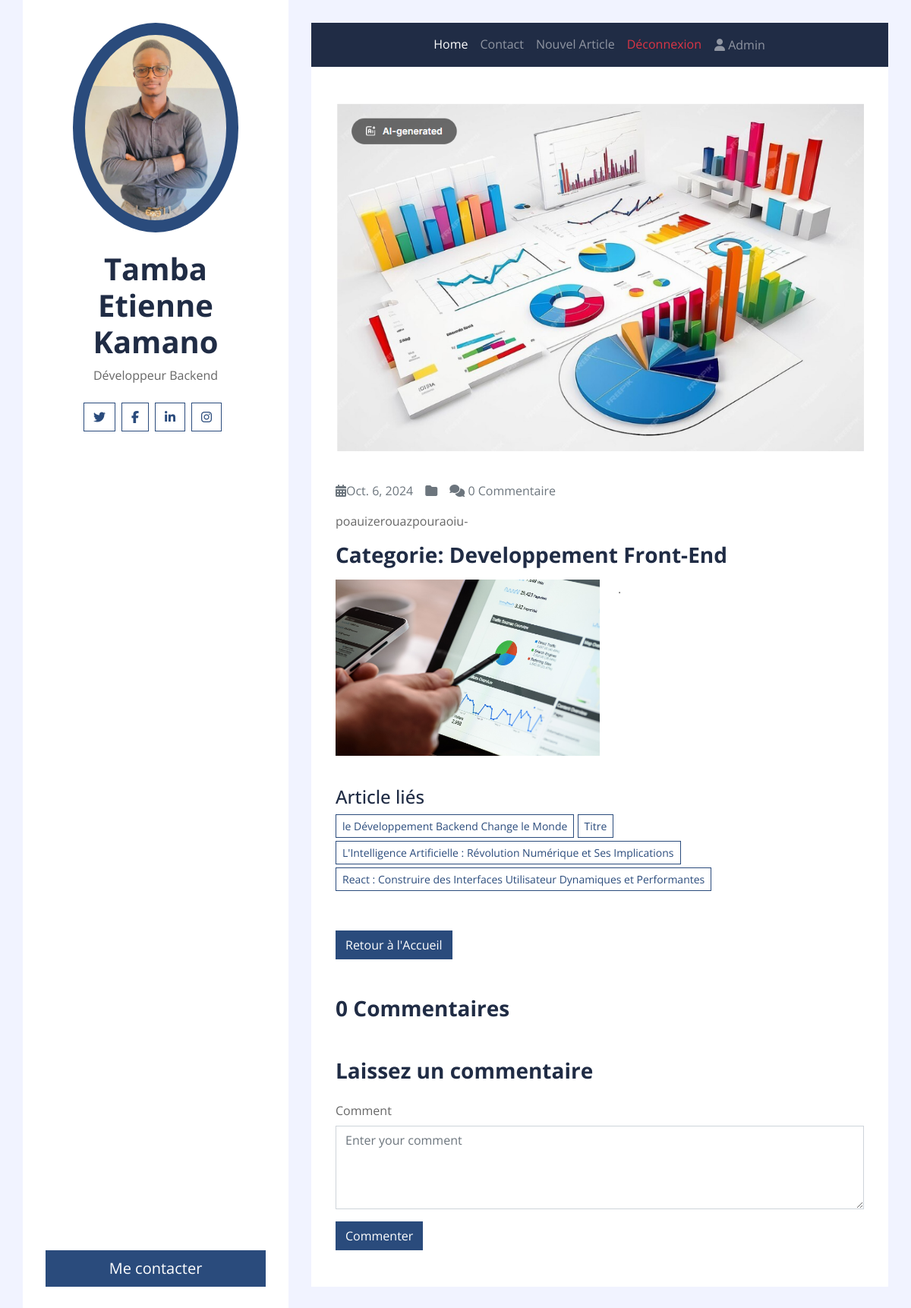
Page /detail-article/10/ (signed in) on the committed database.
### account/models.py (models this page shows)
class user(AbstractUser):
    is_writer = models.BooleanField(default=False, verbose_name="Je suis Editeur")

### blogApp/models.py (models this page shows, shortened)
class Article(models.Model):
    title = models.CharField(max_length = 150)
    content = models.TextField()
    date = models.DateTimeField(auto_now=True, auto_now_add=False)
    image = models.ImageField(upload_to='image-blog', height_field=None, width_field=None, max_length=100)
    category = models.ManyToManyField(Category)
    user = models.ForeignKey(User,on_delete=models.CASCADE)
    class Meta:
        ordering = ('date',)

class Category(models.Model):
    name = models.CharField(max_length = 150)
    image = models.ImageField(upload_to="category_images", height_field=None, width_field=None, max_length=100)
    class Meta:
        verbose_name = ("Category")
        verbose_name_plural = ("Categories")

### blogApp/views.py (the view, shortened to what this page needs)
# urls.py: path('detail-article/<int:pk>/',ArticleDetailView.as_view(),name="detail-article"),
class ArticleDetailView(DetailView):
    model = Article
    template_name = 'blogApp/article_detail.html'
    context_object_name = 'article'
    def get_context_data(self, **kwargs):
        context = super().get_context_data(**kwargs)
        article = self.object
        categories = article.category.all()
        related_articles = Article.objects.filter(category__in=categories).exclude(pk=article.pk).distinct()
        comments = Comment.objects.filter(article=article)
        context['comment_form'] = CommentForm()
        context['comments'] = comments
        context['related_articles'] = related_articles
        return context

### blogApp/forms.py
class CommentForm(forms.ModelForm):
    class Meta:
        model = Comment
        fields = ['content']
        widgets = {
            'content': forms.Textarea(attrs={
                'class': 'form-control',
                'placeholder': 'Enter your comment',
                'rows': 4,  # Specify the number of rows for the textarea
            }),
        }

### blogApp/templates/blogApp/article_detail.html (shortened to what this page needs)
{% extends "base.html" %}
{% load static %}
{% block containt %}
     <div class="container py-5 px-2 bg-white">
        <div class="row px-4">
            <div class="col-12">
                <img class="img-fluid mb-4" src="{{article.image.url}}" alt="{{article.title}}">
                <div class="d-flex">
                    <p class="mr-3 text-muted"><i class="fa fa-calendar-alt"></i>{{article.date|date}}</p>
                    <p class="mr-3 text-muted"><i class="fa fa-folder"></i>
                    </p>
                    <p class="mr-3 text-muted"><i class="fa fa-comments"></i> {{article.comment_set.count}} Commentaire</p>
                </div>
                <p>{{article.content|slice:':200'}}-</p>
                <h3 class="mb-3 font-weight-bold">Categorie: {{article.category.first.name}}</h3>
                <img class="w-50 float-left mr-4 mb-3" src="{{article.category.first.image.url}}" alt="Image">
                <p>{{article.content|slice:'200:'}}.</p>
            </div>
            <div class="col-12 py-4">
                <h4>Article liés</h4>
                {% if related_articles %}
                    {% for ar in related_articles %}
                        <a href="{% url 'detail-article' ar.pk %}" class="btn btn-sm btn-outline-primary mb-1">{{ar.title}}</a>
                    {% endfor %}
                {% else %}
                    <p class="alert alert-info">Accun autre article lié cet article</p>
                {% endif %}
            </div>
            <div class="col-12 py-4">
               <a class="btn btn-primary" href="{% url 'home' %}">Retour à l'Accueil</a>
            </div>
            <div class="col-12 py-4">
                <h3 class="mb-4 font-weight-bold">{{article.comment_set.count}} Commentaires</h3>
            </div>
            <div class="col-12">
                <h3 class="mb-4 font-weight-bold">Laissez un commentaire</h3>
               {% if user.is_authenticated %}
                <form method="post">
                    <div class="form-group">
                        <label for="id_content">Comment</label>
                        {{ comment_form.content }}
                    </div>
                    <button type="submit" class="btn btn-primary">Commenter</button>
                </form>
                {% else %}
                    <h3 class="alert alert-warning">Only authenticated users can comment</h3>
                {% endif %}
            </div>
        </div>
    </div>
{% endblock containt %}

### blogApp/templates/blogApp/_partials/navbar.html (shortened to what this page needs)
<div class="container p-0">
    <nav class="navbar navbar-expand-lg bg-secondary navbar-dark">
        <div class="collapse navbar-collapse justify-content-between" id="navbarCollapse">
            <div class="navbar-nav m-auto">
                <a href="{% url 'home' %}" class="nav-item nav-link active">Home</a>
                <a href="#" class="nav-item nav-link">Contact</a>
                {% if user.is_authenticated %}
                    {% if user.is_writer or user.is_superuser %}
                        <a href="{% url 'article-create' %}" class="nav-item nav-link">Nouvel Article</a>
                    {% endif %}
                    <a href="{% url 'account:logout' %}" class="nav-item nav-link text-danger">Déconnexion</a>
                    <button type="button" class="nav-item nav-link btn btn-link" data-bs-toggle="modal" data-bs-target="#exampleModal" data-bs-whatever="@mdo"> <i class="fas fa-user"></i> {{ user.username }}</button>
                {% else %}
                    <a href="{% url 'account:login' %}" class="nav-item nav-link">Connexion</a>
                {% endif %}
            </div>
        </div>
    </nav>
</div>

### rows in the picture
user: username "Admin"
Article: image (picture), date "Oct. 6, 2024", comment_set.count "0", content "poauizerouazpouraoiu", category.first.name "Developpement Front-End", category.first.image (picture)
Article: title "le Développement Backend Change le Monde"
Article: title "Titre"
Article: title "L'Intelligence Artificielle : Révolution Numérique et Ses Implications"
Article: title "React : Construire des Interfaces Utilisateur Dynamiques et Performantes"
